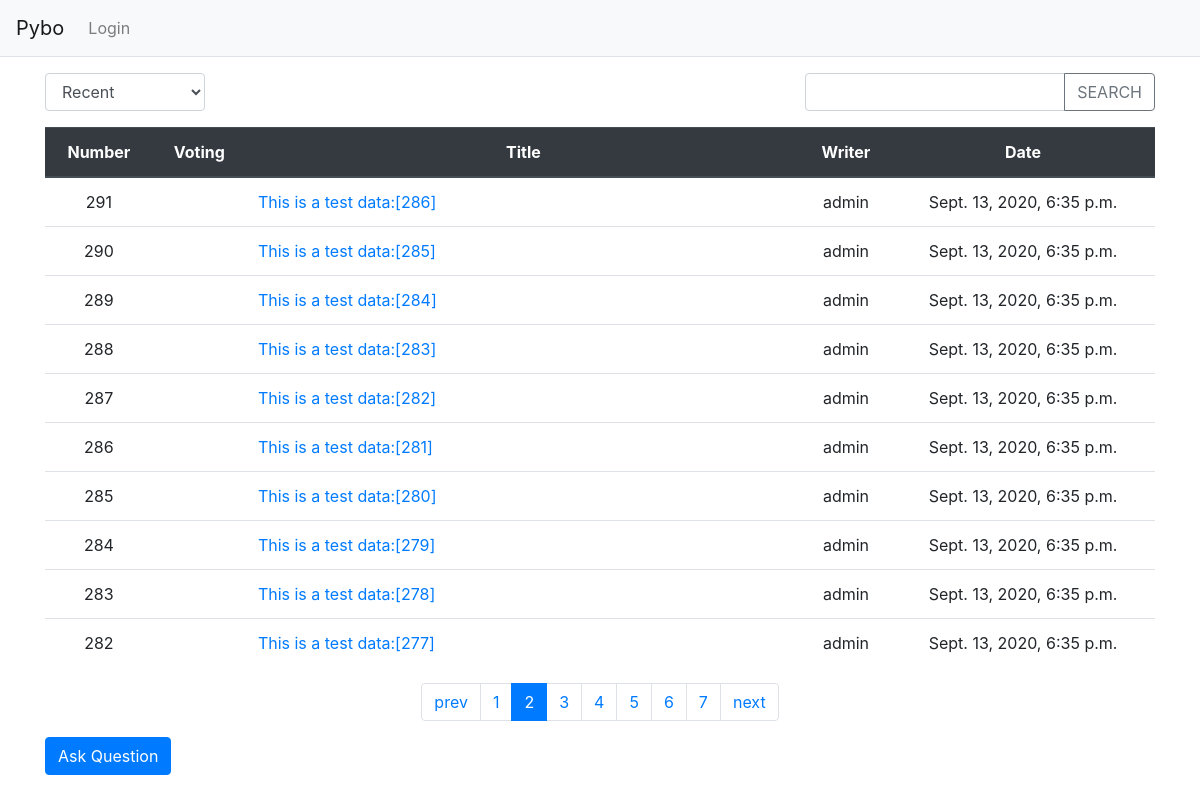
Screenshot of /?page=2 with the database file from the repository.
### pybo/models.py (models this page shows, shortened)
class Question(models.Model):
    subject = models.CharField(max_length=200)
    content = models.TextField()
    create_date = models.DateTimeField()
    author = models.ForeignKey(User, on_delete=models.CASCADE, related_name='author_question')
    modify_date = models.DateTimeField(null=True, blank=True) # null allow, blank=true: form.is_valid() does not check this.
    voter = models.ManyToManyField(User, related_name='voter_question')

### pybo/views/base_views.py (the view, shortened to what this page needs)
# urls.py: path('', base_views.index, name='index'),  # '/' path
def index(request):
    page = request.GET.get('page', '1')  # page
    kw = request.GET.get('kw', '')  # search word
    so = request.GET.get('so', 'recent')  # ordering
    if so == 'recommend':
        question_list = Question.objects.annotate(num_voter=Count('voter')).order_by('-num_voter', '-create_date') # - means opposite
    elif so == 'popular':
        question_list = Question.objects.annotate(num_answer=Count('answer')).order_by('-num_answer', '-create_date')
    else:  # recent
        question_list = Question.objects.order_by('-create_date')
    paginator = Paginator(question_list, 10)  # show 10 per page
    page_obj = paginator.get_page(page)
    context = {'question_list': page_obj, 'page': page, 'kw': kw, 'so': so}
    return render(request, 'pybo/question_list.html', context)

### pybo/templatetags/pybo_filter.py (called while the page is built)
@register.filter
def sub(value, arg):
    return value - arg

### templates/pybo/question_list.html (shortened to what this page needs)
{% extends 'base.html' %}
{% load pybo_filter %}
{% block content %}
<div class="container my-3">
    <div class="row justify-content-between my-3">
        <div class="col-2">
            <select class="form-control so">
                <option value="recent" {% if so == 'recent' %}selected{% endif %}>Recent</option>
            </select>
        </div>
        <div class="col-4 input-group">
            <input type="text" class="form-control kw" value="{{ kw | default_if_none:'' }}">
            <div class="input-group-append">
                <button class="btn btn-outline-secondary" type="button" id="btn_search">SEARCH</button>
            </div>
        </div>
    </div>
    <table class="table">
        <thead>
        <tr class="text-center thead-dark">
            <th>Number</th>
            <th>Voting</th>
            <th style="width:50%">Title</th>
            <th>Writer</th>
            <th>Date</th>
        </tr>
        </thead>
        <tbody>
        {% if question_list %}
        {% for question in question_list %}
        <tr class="text-center">
            <td>
                {{ question_list.paginator.count|sub:question_list.start_index|sub:forloop.counter0|add:1 }}
            </td>
            <td>
            </td>
            <td class="text-left">
                <a href="{% url 'pybo:detail' question.id %}">{{ question.subject }}</a>
            </td>
            <td>{{ question.author.username }}</td>
            <td>{{ question.create_date }}</td>
        </tr>
        {% endfor %}
        {% else %}
        <tr>
            <td colspan="3">No Data</td>
        </tr>
        {% endif %}
        </tbody>
    </table>
    <ul class="pagination justify-content-center">
        {% if question_list.has_previous %}
        <li class="page-item">
            <a class="page-link" data-page="{{ question_list.previous_page_number }}" href="#">prev</a>
        </li>
        {% else %}
        <li class="page-item disabled">
            <a class="page-link" tabindex="-1" aria-disabled="true" href="#">prev</a>
        </li>
        {% endif %}
        {% for page_number in question_list.paginator.page_range %}
        {% if page_number >= question_list.number|add:-5 and page_number <= question_list.number|add:5 %}
            {% if page_number == question_list.number %}
            <li class="page-item active" aria-current="page">
                <a class="page-link" data-page="{{ page_number }}" href="#">{{ page_number }}</a>
            </li>
            {% else %}
            <li class="page-item">
                <a class="page-link" data-page="{{ page_number }}" href="#">{{ page_number }}</a>
            </li>
            {% endif %}
        {% endif %}
        {% endfor %}
        {% if question_list.has_next %}
        <li class="page-item">
            <a class="page-link" data-page="{{ question_list.next_page_number }}" href="#">next</a>
        </li>
        {% else %}
        <li class="page-item disabled">
            <a class="page-link" tabindex="-1" aria-disabled="true" href="#">next</a>
        </li>
        {% endif %}
    </ul>
    <a href="{% url 'pybo:question_create' %}" class="btn btn-primary">Ask Question</a>
</div>
{% endblock %}

### rows the page displays
Question: paginator.count|sub "291", subject "This is a test data:[286]", author.username "admin", create_date "Sept. 13, 2020, 6:35 p.m."
Question: paginator.count|sub "290", subject "This is a test data:[285]", author.username "admin", create_date "Sept. 13, 2020, 6:35 p.m."
Question: paginator.count|sub "289", subject "This is a test data:[284]", author.username "admin", create_date "Sept. 13, 2020, 6:35 p.m."
Question: paginator.count|sub "288", subject "This is a test data:[283]", author.username "admin", create_date "Sept. 13, 2020, 6:35 p.m."
Question: paginator.count|sub "287", subject "This is a test data:[282]", author.username "admin", create_date "Sept. 13, 2020, 6:35 p.m."
Question: paginator.count|sub "286", subject "This is a test data:[281]", author.username "admin", create_date "Sept. 13, 2020, 6:35 p.m."
Question: paginator.count|sub "285", subject "This is a test data:[280]", author.username "admin", create_date "Sept. 13, 2020, 6:35 p.m."
Question: paginator.count|sub "284", subject "This is a test data:[279]", author.username "admin", create_date "Sept. 13, 2020, 6:35 p.m."
Question: paginator.count|sub "283", subject "This is a test data:[278]", author.username "admin", create_date "Sept. 13, 2020, 6:35 p.m."
Question: paginator.count|sub "282", subject "This is a test data:[277]", author.username "admin", create_date "Sept. 13, 2020, 6:35 p.m."

### other values shown
{{ page_number }} "1" "3" "4" "5" "6" "7"
{{ page_number }} "2"
